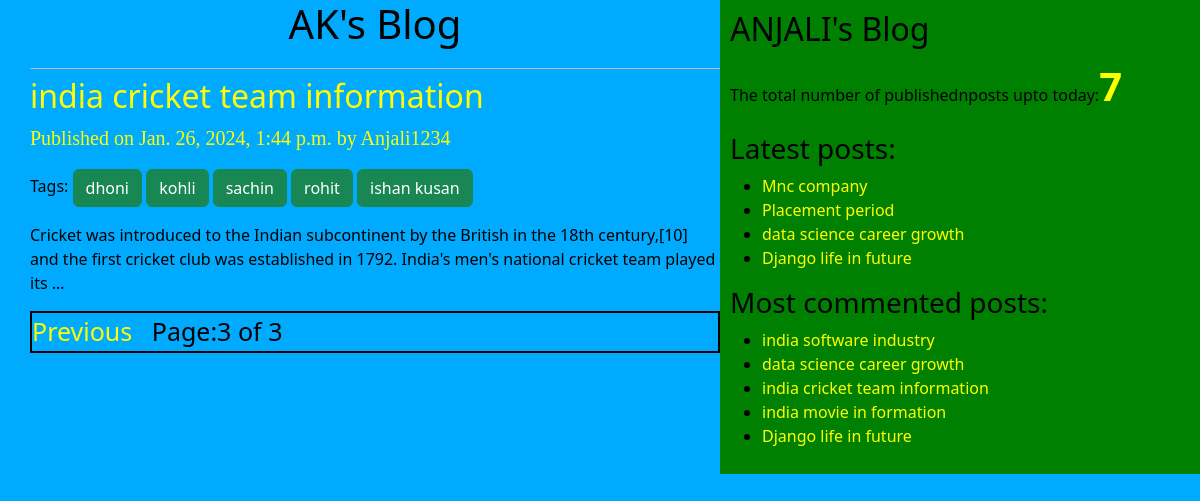
/?page=3, run on the app's committed database.
### blog/models.py (models this page shows, shortened)
class Post(models.Model):
    STATUS_CHOICES=(('draft','Draft'),('published','Published'))
    title=models.CharField(max_length=256)
    slug=models.SlugField(max_length=264,unique_for_date='publish')
    author=models.ForeignKey(User,on_delete=models.CASCADE ,related_name='blog_posts')
    body=models.TextField()
    publish=models.DateTimeField(default=timezone.now)
    created=models.DateTimeField(auto_now_add=True)
    updated=models.DateTimeField(auto_now=True)
    status=models.CharField(max_length=10,choices=STATUS_CHOICES,default='draft')
    objects=Custommanager()
    tags=TaggableManager()
    class Meta:
        ordering=('-publish',)
    def get_absolute_url(self):
        return reverse("post_detail", args=[self.publish.year,self.publish.strftime('%m'),self.publish.strftime('%d'),self.slug])

### blog/views.py (the view)
# urls.py: path('',views.post_list_view),
def post_list_view(request,tag_slug=None):
    post_list=Post.objects.all()
    tag=None
    if tag_slug:
        tag=get_object_or_404(Tag,slug=tag_slug)
        post_list=post_list.filter(tags__in=[tag])
    paginator=Paginator(post_list,3)
    page_number=request.GET.get('page')
    try:
        post_list=paginator.page(page_number)
    except PageNotAnInteger:
        post_list=paginator.page(1)
    except EmptyPage:
        post_list=paginator.page(paginator.num_pages)
    return render(request,'blog/post_list.html',{'post_list':post_list,'tag':tag})

### blog/models.py (called while the page is built)
    def get_queryset(self):
        return super().get_queryset().filter(status='published')

### blog/templatetags/blog_tags.py (called while the page is built)
@register.simple_tag(name='my_tag')
def total_posts():
    return Post.objects.count()

@register.inclusion_tag('blog/latest_posts123.html')
def show_latest_post(count=3):
  latest_posts =Post.objects.order_by('-publish')[:count]
  return {'latest_posts':latest_posts}

@register.simple_tag(name='get_most_commented_posts')
def get_most_commented_posts(count=5):
   return Post.objects.annotate(total_comments=Count('comments')).order_by('-total_comments')[:count]

### blog/templates/blog/post_list.html (shortened to what this page needs)
{%extends 'blog/base.html'%}
   {%block content%}
       <h1 class='head'>AK's Blog </h1>
       {%for post in post_list%}
       <a href="{{post.get_absolute_url}}"><h2>{{post.title}}</h2></a>
        <p id=date> Published on {{post.publish}} by {{post.author|title}} </p>
         <p> Tags:
            {%for tag in post.tags.all%}
                <a  class='btn btn-success' href="{%url 'post_list_by_tag_name' tag.slug%}" > {{tag.name}}</a>
            {%endfor%}
         </p>
           {{post.body|truncatewords:30|linebreaks}}
       {%endfor%}
       {%include 'blog/pagination.html' with page=post_list%}
    {%endblock%}

### blog/templates/blog/base.html (shortened to what this page needs)
<!DOCTYPE html>
{%load static%}
{%load blog_tags%}
<html lang="en">
<head>
    <link rel="stylesheet" href="https://cdn.jsdelivr.net/npm/bootstrap@5.3.2/dist/css/bootstrap.min.css">
    <link rel="stylesheet" href="{% static "blog1.css" %}">
</head>
<body>
    <div class="content">
    {%block content%}
    {%endblock%}
    </div>
    <div class="sidebar">
        <h2>ANJALI's Blog</h2>
        <p>The total number of publishednposts upto today:<span id='pcount'>{%my_tag%}</span></p>
        <h3>Latest posts:</h3>{%show_latest_post 4%}
        <h3>Most commented posts:</h3>
        {%get_most_commented_posts as most_commented_posts%}
        <ul>
            {%for post in most_commented_posts%}
            <li> <a href="{{post.get_absolute_url}}">{{post.title}}</a></li>
            {%endfor%}
        </ul>
    </div>
</body>
</html>

### blog/templates/blog/latest_posts123.html
<ul>
    {%for post in latest_posts%}
    <li> <a href="{{post.get_absolute_url}}">{{post.title}}</a></li>
    {%endfor%}
</ul>

### blog/static/blog1.css (style rules this page uses)
.content { width: 60%; float: left; padding: 0 0 0 30px; background: rgb(0, 170, 255); height: 100%; }
.sidebar { width: 40%; float: right; padding: 10px; background: green; height: 100%; }
h1 { text-align: center; border-bottom: 1px solid #bbb; padding-bottom: 20px; }
body { color: black; background-color: rgb(0, 170, 255); }
#date { color: yellow; font-size: 20px; font-family:initial ; }
a { color: yellow; text-decoration: none; }
#pcount { font-size: 40px; color: yellow; font-weight: bold; }

### data on the page
Post: title "india cricket team information", publish "Jan. 26, 2024, 1:44 p.m.", author "Anjali1234", body "Cricket was introduced to the Indian subcontinent by the British in the 18th century,[10] and the first cricket club was established in 1792. India's men's national cricket team played its …"
Tag: name "dhoni"
Tag: name "kohli"
Tag: name "sachin"
Tag: name "rohit"
Tag: name "ishan kusan"
Post: title "Mnc company"
Post: title "Placement period"
Post: title "data science career growth"
Post: title "Django life in future"
Post: title "india software industry"
Post: title "india movie in formation"

### other printed values
{{ page.number }} "3"
{{ page.paginator.num_pages }} "3"
